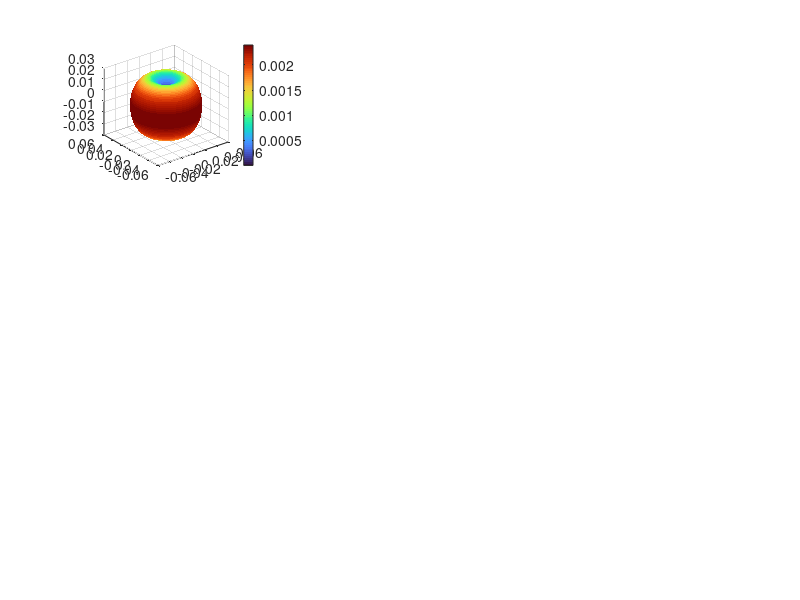

The MATLAB script that drew this image: (Note: this script raises an error after producing the figure.)
clear; close all; % xóa các window, value lần chạy trước 

lambda = 1; % Bước sóng
% các trường hợp
L_values = [lambda/10, lambda/2, 3*lambda/4, lambda, 1.25*lambda, 1.5*lambda, 2*lambda, 2.5*lambda, 3*lambda];
k = 2 * pi / lambda; % hệ số truyền sóng

theta = linspace(0.01, pi-0.01, 90); % góc θ
phi = linspace(0, 2*pi, 180); % góc φ
[Theta, Phi] = meshgrid(theta, phi); % hệ tọa độ cầu

figure;
set(gcf, 'Color', 'w'); % đặt nền window thành màu trắng

for i = 1:length(L_values)
    L = L_values(i);
    
    % công thức đồ thi bức xạ
    f = abs((cos(k*L/2 .* cos(Theta)) - cos(k*L/2)) ./ sin(Theta));
    %H_phi = E_theta = f; % H_phi vs E_theta khác độ lớn biên độ

    % chuyển đổi sang tọa độ descartes (x, y, z)
    X_E = f .* sin(Theta) .* cos(Phi);
    Y_E = f .* sin(Theta) .* sin(Phi);
    Z_E = f .* cos(Theta);
     
    % vẽ đồ thị 3D
    subplot(3,3,i); % lưới 3x3 để hiển thị cả 9 TH
    surf(X_E, Y_E, Z_E, f.^2, 'EdgeColor', 'none');
    colormap turbo;
    cb = colorbar; % thang màu, tuy nhiên không rõ giá trị gain nên không để các giá trị cụ thể
    cb.TickLabels = [];
    ylabel(cb, 'Gain')

    daspect([1 1 1]); % để làm các trục X, Y, Z đồng nhất nhau

    axis equal; view(3);
    title(sprintf('L = %.2f\\lambda', L/lambda));
    xlabel('X'); ylabel('Y'); zlabel('Z');

end

sgtitle('Bức xạ 3D của Dipole xét E_θ và H_φ');
